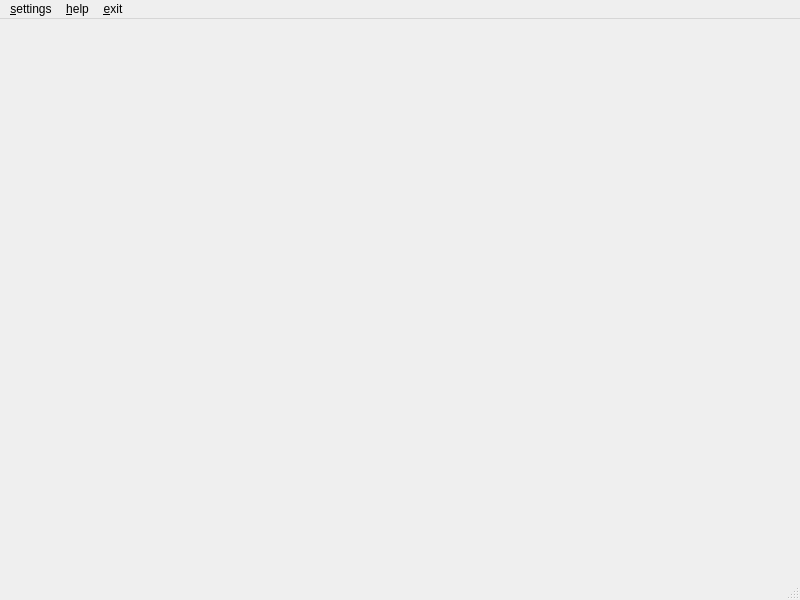
<?xml version="1.0" encoding="UTF-8"?>
<ui version="4.0">
 <class>mainWindow</class>
 <widget class="QMainWindow" name="mainWindow">
  <property name="geometry">
   <rect>
    <x>0</x>
    <y>0</y>
    <width>800</width>
    <height>600</height>
   </rect>
  </property>
  <property name="windowTitle">
   <string>Start Menu</string>
  </property>
  <widget class="QWidget" name="centralwidget"/>
  <widget class="QMenuBar" name="menubar">
   <property name="geometry">
    <rect>
     <x>0</x>
     <y>0</y>
     <width>800</width>
     <height>21</height>
    </rect>
   </property>
   <widget class="QMenu" name="menu_settings">
    <property name="title">
     <string>&amp;settings</string>
    </property>
    <addaction name="action_open_settings"/>
   </widget>
   <widget class="QMenu" name="menu_help">
    <property name="title">
     <string>&amp;help</string>
    </property>
    <addaction name="action_about"/>
   </widget>
   <widget class="QMenu" name="menu_exit">
    <property name="title">
     <string>&amp;exit</string>
    </property>
    <addaction name="action_exit"/>
   </widget>
   <addaction name="menu_settings"/>
   <addaction name="menu_help"/>
   <addaction name="menu_exit"/>
  </widget>
  <widget class="QStatusBar" name="statusbar"/>
  <action name="action_exit">
   <property name="checkable">
    <bool>false</bool>
   </property>
   <property name="text">
    <string>&amp;exit</string>
   </property>
  </action>
  <action name="action_about">
   <property name="text">
    <string>&amp;about</string>
   </property>
  </action>
  <action name="action_open_settings">
   <property name="text">
    <string>&amp;open settings </string>
   </property>
  </action>
 </widget>
 <resources/>
 <connections/>
</ui>
